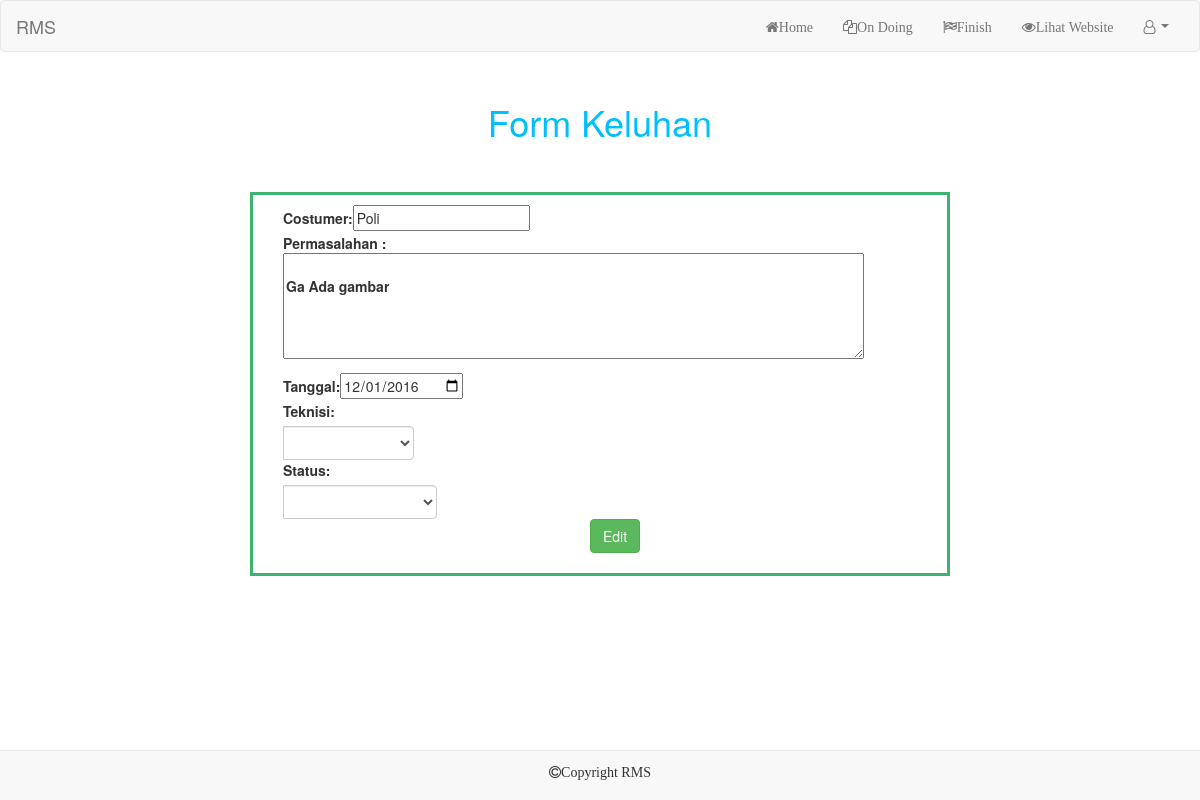
Screenshot of /pages/edit.php?id=8 (signed in) with the database file from the repository.
### tables this page shows
CREATE TABLE `keluhan` (
  `id_costumer` int(11) NOT NULL,
  `costumer` varchar(50) NOT NULL,
  `permasalahan` text NOT NULL,
  `tanggal` date NOT NULL,
  `teknisi` enum('-','Alfif','Galih') NOT NULL,
  `status` enum('-','On Doing','Finish') NOT NULL
);

### pages/edit.php (the view, shortened to what this page needs)
?><!DOCTYPE html>
<html>
<head>
</head>
<link href="../assets/css/bootstrap.min.css" rel="stylesheet">
<link href="../assets/css/bootstrap.css" rel="stylesheet">
<?php
$id = $_GET['id'];
$show = mysql_query("SELECT * FROM keluhan WHERE id_costumer='$id'");
if(mysql_num_rows($show) == 0){
}else{
	$data = mysql_fetch_assoc($show);
}
?>
<?php
require_once('menu.php');
?>
<body>
	<div>
		<center><h1>Form Keluhan</h1></center>
		<br><br>
		<form class="frm1" action="p_edit.php" method="post">
			<div class="input-group"><input type="hidden" name="id" value="<?php echo $id; ?>">
				<div class="input-group"><label>Costumer:</label><input type="text" name="costumer" value="<?php  echo $data ['costumer'];?>"></div>
				<div class="input-group">
					<label>Permasalahan :<label>
						<textarea name="permasalahan" rows="5" cols="70">
							<?php echo $data ['permasalahan']; ?></textarea></div>
							<div class="input-group"><label>Tanggal:</label><input type="date" name="tanggal" value="<?php echo $data ['tanggal']; ?>"></div>
							<div class="input-group">
								<label>Teknisi:</label>
								<select class="form-control" name="teknisi">
									<option></option>
									<option value="Alfif">Alfif</option>
								</select>
							</div>
							<div class="input-group">
								<label>Status:</label>
								<select class="form-control" name="status">
									<option></option>
									<option value="On Doing">On Doing</option>
								</select>
								</div>
								<center><input type="submit" class="btn btn-success" name="edit" value="Edit"></center>
							</form>
					</div>
					<div class="container">
						<nav class="navbar navbar-default navbar-fixed-bottom"><p
							style="text-align:center; margin-top: 10px";><i class="fa fa-copyright " aria-hidden="true">Copyright RMS</p></i></nav>
						</div>
					</body>
					</html>

### style.css (style rules this page uses)
h1 { text-align: center; margin-top: 50px; color: #00BFFF; }

### pages/edit.php (style rules this page uses)
.frm1 { border-style: solid; width: 700px; padding-top: 10px; padding-left: 30px; padding-bottom: 20px; margin: auto; border-color: rgb(60,179,113); }

### rows the page displays
keluhan: costumer "Poli", permasalahan "Ga Ada gambar", tanggal "12/01/2016"
